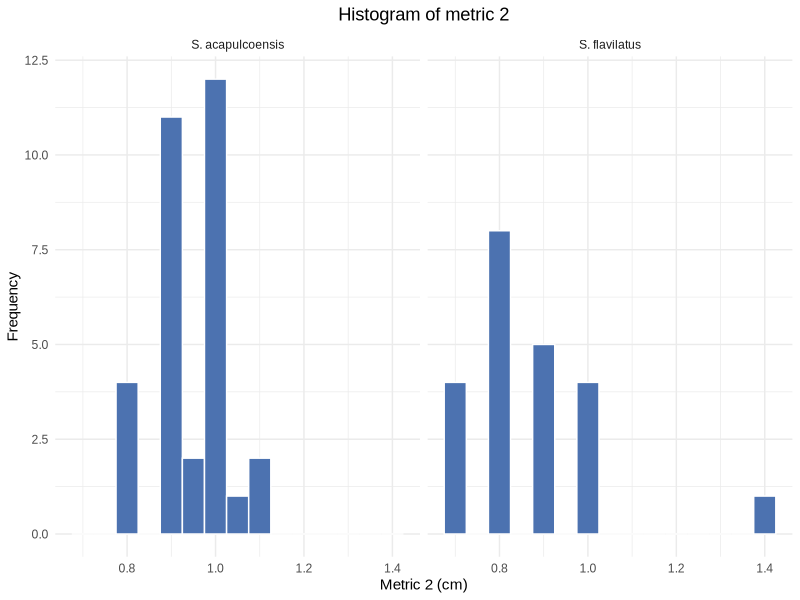
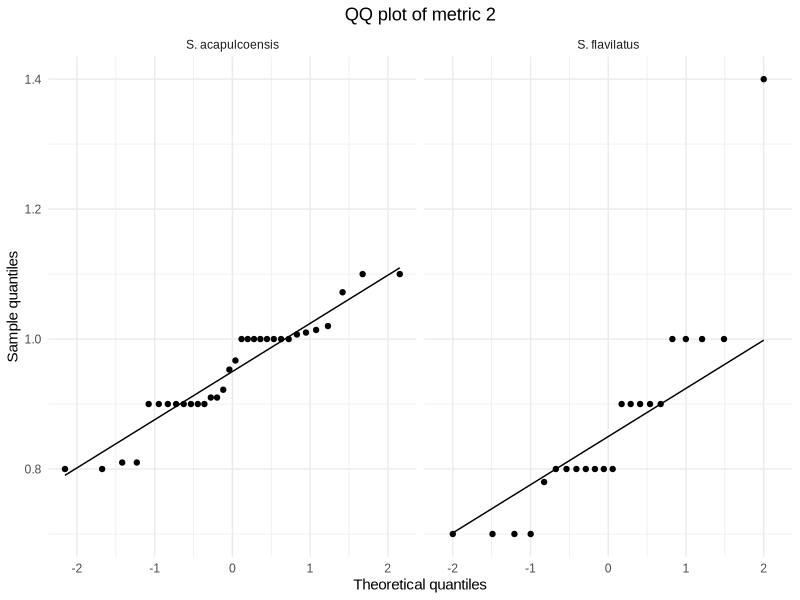
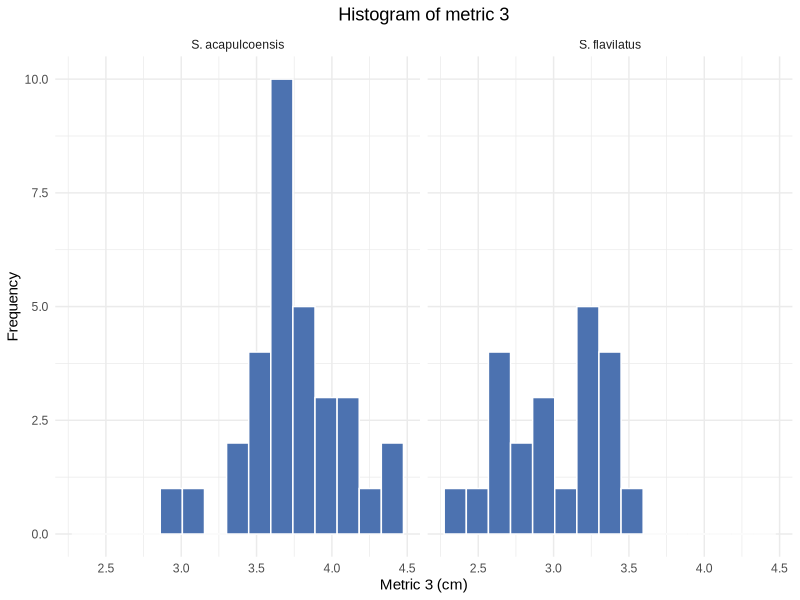
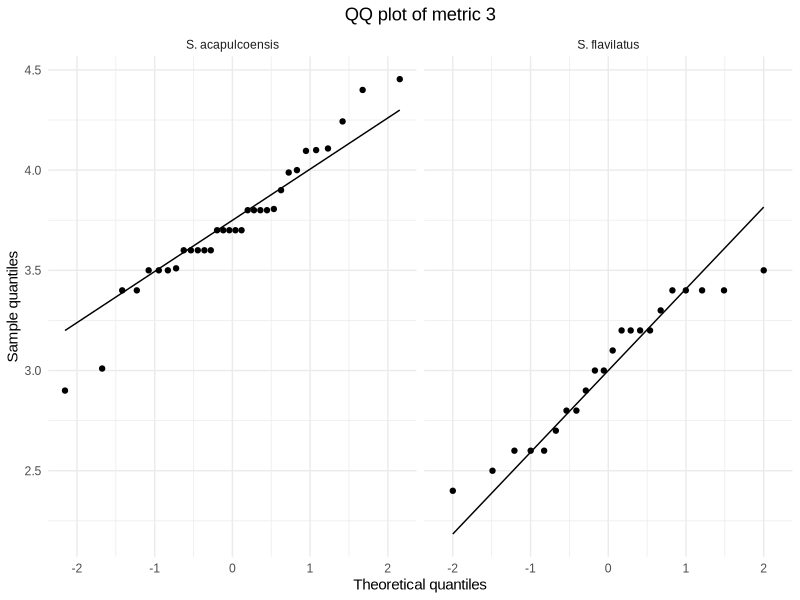
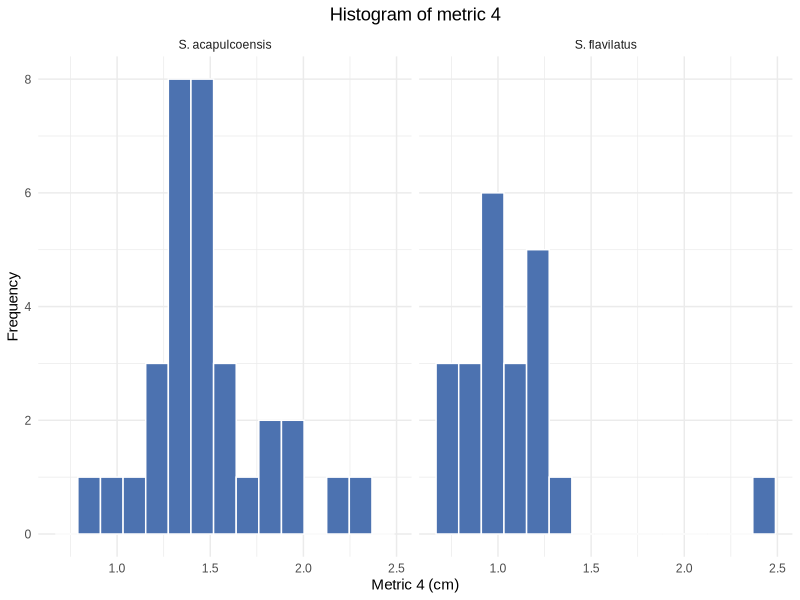
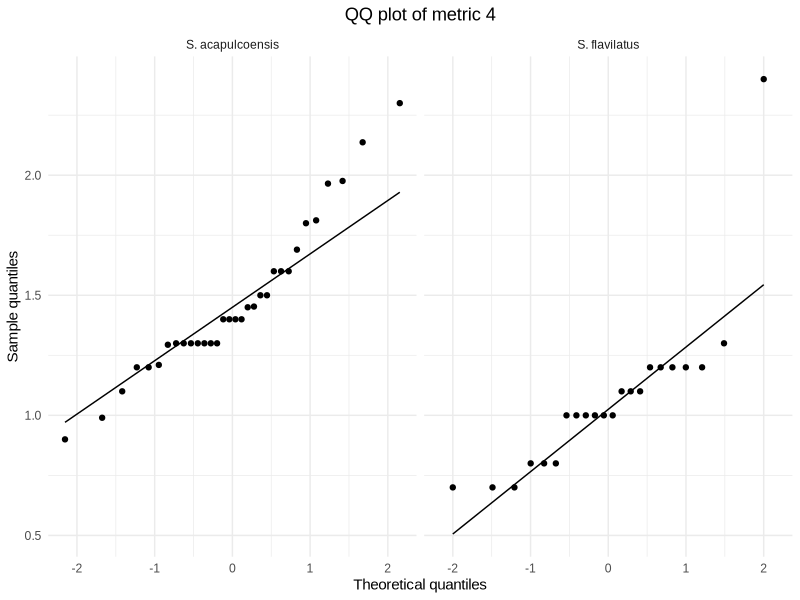
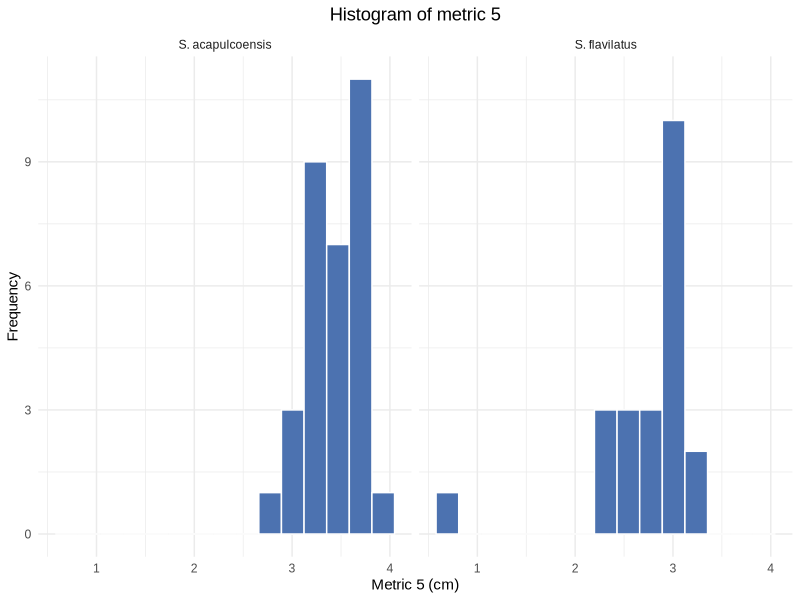
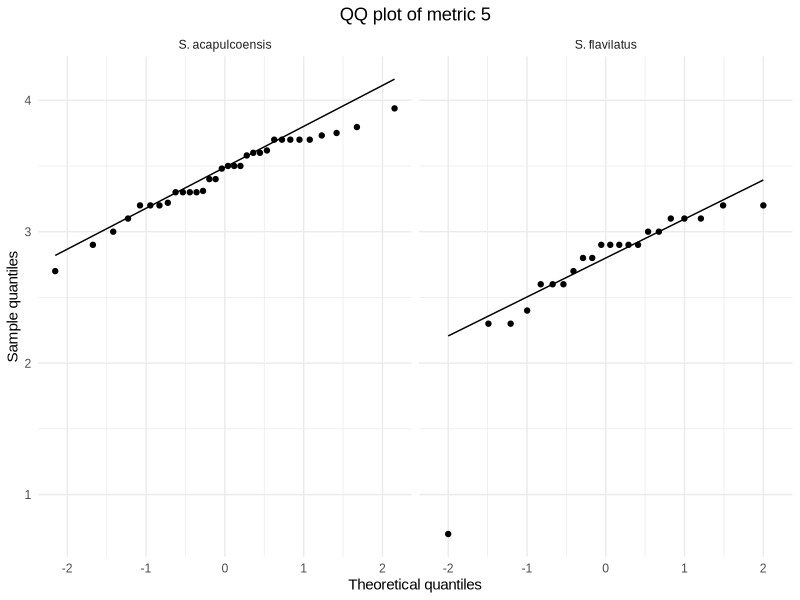

These figures' R source, in order:
# Packages
library(tidyverse)
library(ggpubr)

# 1) Read data
data <- read.csv("Morphological metrics.csv", check.names = FALSE)

# Suggested order for the legend
data$species <- factor(
  data$species,
  levels = c("S. acapulcoensis", "S. flavilatus")
)

# 2) Morphological variables (already numeric)
variables <- c("2", "3", "4", "5", "6", "7")
stopifnot(all(variables %in% names(data)))

# 3) Shapiro–Wilk test by variable and species
cat("=== Shapiro–Wilk test by variable and species ===\n")

for (var in variables) {
  
  cat("\n---", var, "---\n")
  
  for (sp in levels(data$species)) {
    
    x <- data %>%
      filter(species == sp) %>%
      pull(all_of(var))
    
    x <- x[is.finite(x)]
    
    if (length(x) < 3L) {
      
      cat("Species:", sp, "- n <", 3, "(Shapiro test not applicable)\n")
      
    } else {
      
      sw <- tryCatch(shapiro.test(x), error = function(e) NULL)
      
      if (is.null(sw)) {
        
        cat("Species:", sp, "- error in Shapiro test\n")
        
      } else {
        
        cat(
          "Species:", sp,
          "- W =", round(unname(sw$statistic), 3),
          "- p =", signif(sw$p.value, 3), "\n"
        )
      }
    }
  }
}

# 4) Histograms and QQ-plots
for (var in variables) {
  
  p_hist <- ggplot(data, aes(x = .data[[var]] / 10)) +  # mm → cm
    geom_histogram(
      bins = 15,
      fill = "#4C72B0",
      color = "white"
    ) +
    facet_wrap(~ species, nrow = 1) +
    labs(
      title = paste("Histogram of metric", var),
      x = paste("Metric", var, "(cm)"),
      y = "Frequency"
    ) +
    theme_minimal(base_family = "Arial") +
    theme(plot.title = element_text(hjust = 0.5))
  
  print(p_hist)
  
  p_qq <- ggplot(data, aes(sample = .data[[var]] / 10)) +  # mm → cm
    stat_qq() +
    stat_qq_line() +
    facet_wrap(~ species, nrow = 1) +
    labs(
      title = paste("QQ plot of metric", var),
      x = "Theoretical quantiles",
      y = "Sample quantiles"
    ) +
    theme_minimal(base_family = "Arial") +
    theme(plot.title = element_text(hjust = 0.5))
  
  print(p_qq)
}

# 5) Long-format data + conversion to cm
data_long <- data %>%
  pivot_longer(
    cols = all_of(variables),
    names_to = "Variable",
    values_to = "Value"
  ) %>%
  mutate(
    Value = Value / 10,  # mm → cm
    Variable = factor(
      Variable,
      levels = c("2", "3", "4", "5", "6", "7")
    )
  )

# 6) Wilcoxon test by variable
wilcox_df <- data_long %>%
  group_by(Variable) %>%
  summarise(
    p = tryCatch(
      wilcox.test(Value ~ species)$p.value,
      error = function(e) NA_real_
    ),
    
    W = tryCatch(
      unname(wilcox.test(Value ~ species)$statistic),
      error = function(e) NA_real_
    ),
    
    y.position = max(Value, na.rm = TRUE) * 1.05,
    
    group1 = "S. acapulcoensis",
    group2 = "S. flavilatus",
    
    .groups = "drop"
  )
# Wilcoxon results
wilcox_df %>%
  mutate(p = signif(p, 3)) %>%
  select(Variable, W, p) %>%
  print(n = Inf)

# 7) Final plot
pal_species <- c(
  "S. acapulcoensis" = "#C16540",
  "S. flavilatus" = "#00C1C8"
)

labs_species <- c(
  "S. acapulcoensis" = "Stegastes acapulcoensis",
  "S. flavilatus" = "Stegastes flavilatus"
)

p <- ggplot(
  data_long,
  aes(x = Variable, y = Value, fill = species)
) +
  
  geom_boxplot(
    alpha = 0.8,
    color = "black",
    width = 0.7,
    position = position_dodge(width = 0.8),
    outlier.shape = 21
  ) +
  
  stat_summary(
    aes(group = species),
    fun = mean,
    geom = "point",
    position = position_dodge(width = 0.8),
    shape = 21,
    size = 3,
    color = "black",
    fill = "white"
  ) +
  
  scale_fill_manual(
    values = pal_species,
    breaks = levels(data$species),
    labels = labs_species
  ) +
  
  labs(
    y = "Length (cm)",
    x = "Morphological metric"
  ) +
  
  theme_classic(base_family = "Arial") +
  
  theme(
    text = element_text(
      family = "Arial",
      size = 11,
      color = "black"
    ),
    
    axis.title = element_text(
      size = 11,
      color = "black"
    ),
    
    axis.text = element_text(
      size = 10,
      color = "black"
    ),
    
    legend.title = element_blank(),
    
    legend.text = element_text(
      face = "italic",
      size = 11,
      color = "black"
    ),
    
    legend.position = "top",
    legend.margin = margin(t = 5),
    plot.margin = margin(10, 10, 10, 10)
  )

print(p)

# Save figure
ggsave(
  filename = "F:/Doctorado/TESIS version 3/capitulo 2.- corregido/figuras/metrics.tiff",
  plot = p,
  device = "tiff",
  dpi = 500,
  compression = "lzw",
  width = 6,
  height = 6,
  units = "in"
)
